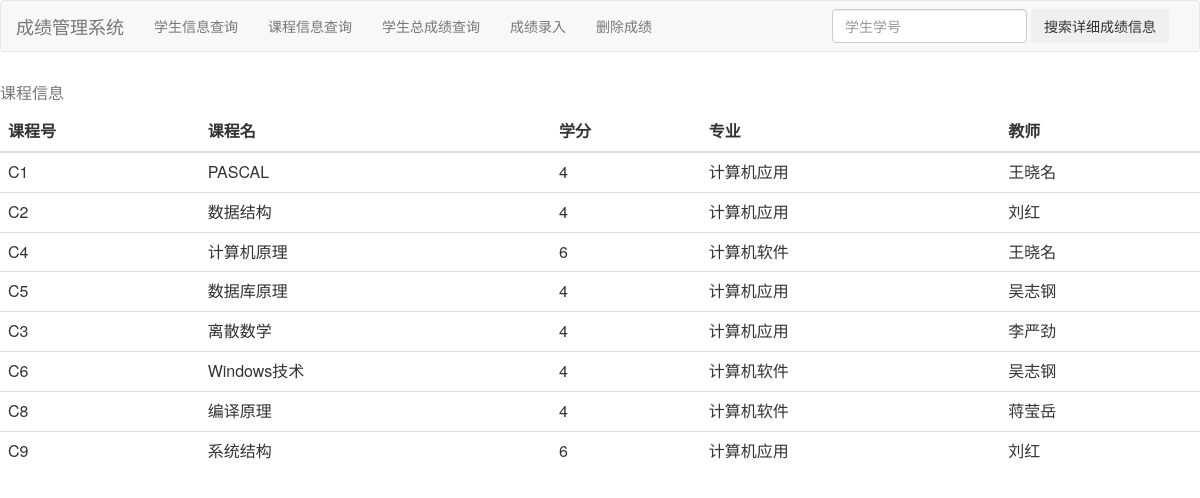
Page /classes on the committed database.
### tables this page shows
CREATE TABLE classes(
  cno char(4),
  cname char(20),
  credit integer,
  cdept char(10),
  tname char(8)
);

### app/routes.py (the view)
@app.route('/classes')
def get_classes():
    classes = query_db('select * from classes')
    return render_template('classes.html', classes=classes)

### app/routes.py (called while the page is built)
def connect_db():
    return sqlite3.connect(DATABASE)

def query_db(query, args=(), one=False):
    cur = g.db.execute(query, args)
    rv = [
        dict((cur.description[idx][0], value) for idx, value in enumerate(row))
        for row in cur.fetchall()
    ]
    g.db.commit()
    return (rv[0] if rv else None) if one else rv

@app.before_request
def before_request():
    g.db = connect_db()

@app.teardown_request
def teardown_request(exception):
    if hasattr(g, 'db'):
        g.db.close()

### app/templates/classes.html
{% extends "toolbar.html" %}
{% block content %}
<table class="table table-hover">
    <caption>课程信息</caption>
    <thead>
        <tr>
            <th>课程号</th>
            <th>课程名</th>
            <th>学分</th>
            <th>专业</th>
            <th>教师</th>
        </tr>
    </thead>
    <tbody>
        {% for class in classes %}
        <tr>
            <td>{{ class.cno }}</td>
            <td>{{ class.cname }}</td>
            <td>{{ class.credit }}</td>
            <td>{{ class.cdept }}</td>
            <td>{{ class.tname }}</td>
        </tr>
        {% endfor %}
    </tbody>
</table>
{% endblock %}

### rows in the picture
classes: cno "C1", cname "PASCAL", credit "4", cdept "计算机应用", tname "王晓名"
classes: cno "C2", cname "数据结构", credit "4", cdept "计算机应用", tname "刘红"
classes: cno "C4", cname "计算机原理", credit "6", cdept "计算机软件", tname "王晓名"
classes: cno "C5", cname "数据库原理", credit "4", cdept "计算机应用", tname "吴志钢"
classes: cno "C3", cname "离散数学", credit "4", cdept "计算机应用", tname "李严劲"
classes: cno "C6", cname "Windows技术", credit "4", cdept "计算机软件", tname "吴志钢"
classes: cno "C8", cname "编译原理", credit "4", cdept "计算机软件", tname "蒋莹岳"
classes: cno "C9", cname "系统结构", credit "6", cdept "计算机应用", tname "刘红"
